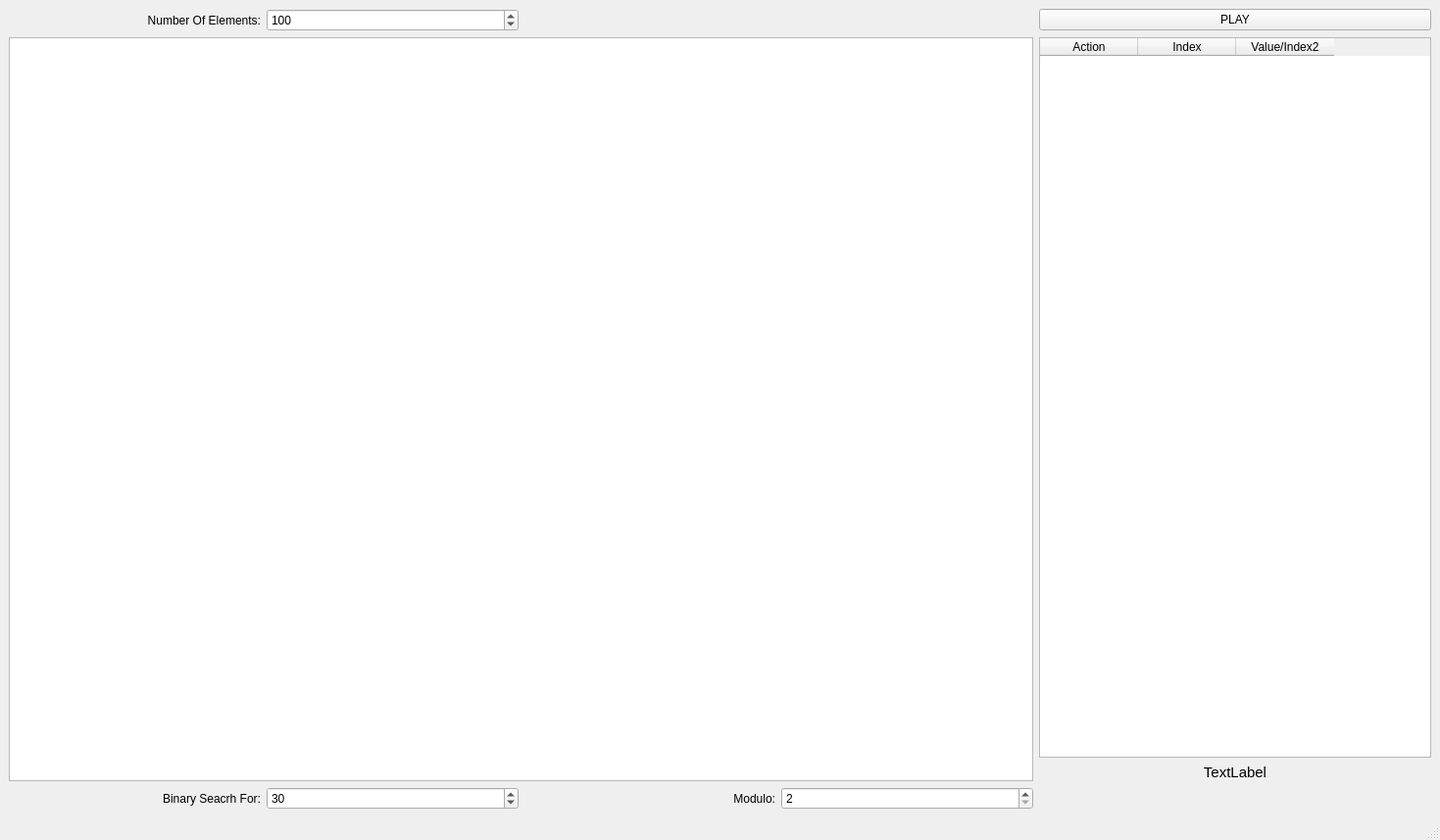
<?xml version="1.0" encoding="UTF-8"?>
<ui version="4.0">
 <class>MainWindow</class>
 <widget class="QMainWindow" name="MainWindow">
  <property name="geometry">
   <rect>
    <x>0</x>
    <y>0</y>
    <width>1469</width>
    <height>857</height>
   </rect>
  </property>
  <property name="windowTitle">
   <string>MainWindow</string>
  </property>
  <widget class="QWidget" name="centralwidget">
   <layout class="QGridLayout" name="gridLayout">
    <item row="3" column="1">
     <widget class="QSpinBox" name="findBox">
      <property name="minimum">
       <number>16</number>
      </property>
      <property name="maximum">
       <number>512</number>
      </property>
      <property name="value">
       <number>30</number>
      </property>
     </widget>
    </item>
    <item row="1" column="0" rowspan="2" colspan="4">
     <widget class="QGraphicsView" name="graphicsView">
      <property name="sizePolicy">
       <sizepolicy hsizetype="Expanding" vsizetype="Expanding">
        <horstretch>1</horstretch>
        <verstretch>0</verstretch>
       </sizepolicy>
      </property>
      <property name="minimumSize">
       <size>
        <width>0</width>
        <height>0</height>
       </size>
      </property>
     </widget>
    </item>
    <item row="2" column="4">
     <widget class="QLabel" name="statsLabel">
      <property name="font">
       <font>
        <pointsize>11</pointsize>
       </font>
      </property>
      <property name="text">
       <string>TextLabel</string>
      </property>
      <property name="alignment">
       <set>Qt::AlignCenter</set>
      </property>
     </widget>
    </item>
    <item row="1" column="4">
     <widget class="QTableWidget" name="tableWidget">
      <property name="minimumSize">
       <size>
        <width>400</width>
        <height>0</height>
       </size>
      </property>
      <property name="editTriggers">
       <set>QAbstractItemView::NoEditTriggers</set>
      </property>
      <property name="selectionMode">
       <enum>QAbstractItemView::SingleSelection</enum>
      </property>
      <property name="selectionBehavior">
       <enum>QAbstractItemView::SelectRows</enum>
      </property>
      <column>
       <property name="text">
        <string>Action</string>
       </property>
      </column>
      <column>
       <property name="text">
        <string>Index</string>
       </property>
      </column>
      <column>
       <property name="text">
        <string>Value/Index2</string>
       </property>
      </column>
     </widget>
    </item>
    <item row="0" column="0">
     <widget class="QLabel" name="label">
      <property name="text">
       <string>Number Of Elements:</string>
      </property>
      <property name="alignment">
       <set>Qt::AlignRight|Qt::AlignTrailing|Qt::AlignVCenter</set>
      </property>
     </widget>
    </item>
    <item row="0" column="1">
     <widget class="QSpinBox" name="inputCount">
      <property name="minimum">
       <number>4</number>
      </property>
      <property name="maximum">
       <number>256</number>
      </property>
      <property name="value">
       <number>100</number>
      </property>
     </widget>
    </item>
    <item row="3" column="0">
     <widget class="QLabel" name="label_3">
      <property name="text">
       <string>Binary Seacrh For:</string>
      </property>
      <property name="alignment">
       <set>Qt::AlignRight|Qt::AlignTrailing|Qt::AlignVCenter</set>
      </property>
     </widget>
    </item>
    <item row="3" column="3">
     <widget class="QSpinBox" name="moduloInput">
      <property name="minimum">
       <number>2</number>
      </property>
      <property name="maximum">
       <number>1000000000</number>
      </property>
     </widget>
    </item>
    <item row="0" column="4">
     <widget class="QPushButton" name="playBtn">
      <property name="text">
       <string>PLAY</string>
      </property>
     </widget>
    </item>
    <item row="3" column="2">
     <widget class="QLabel" name="label_2">
      <property name="text">
       <string>Modulo:</string>
      </property>
      <property name="alignment">
       <set>Qt::AlignRight|Qt::AlignTrailing|Qt::AlignVCenter</set>
      </property>
     </widget>
    </item>
   </layout>
  </widget>
  <widget class="QMenuBar" name="menubar">
   <property name="geometry">
    <rect>
     <x>0</x>
     <y>0</y>
     <width>1469</width>
     <height>22</height>
    </rect>
   </property>
  </widget>
  <widget class="QStatusBar" name="statusbar"/>
 </widget>
 <resources/>
 <connections/>
</ui>
